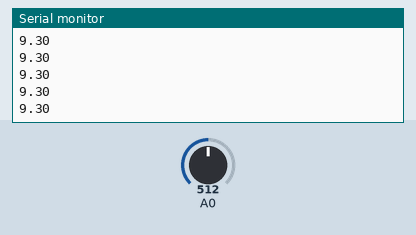
The sketch below on a simulated Arduino Uno, built with avr-gcc and run on an emulated ATmega328P. On the bench: the last lines printed to the serial monitor. The inputs (shaded band) are chosen by the test bench; at power-on: A0 = 512.

Above: at 1.2 s.
1.3 s: A0 set to 716
At 1.31 s:
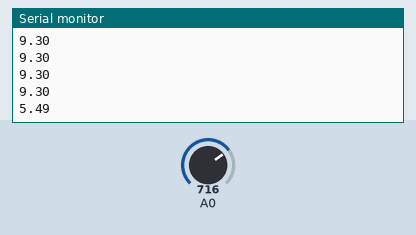
2.8 s: A0 set to 900
At 2.82 s:
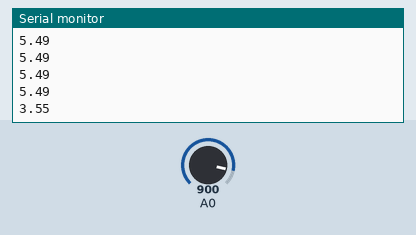
Timing chart, 0 to 5.8 s (numbered marks = the images above; inputs shaded):
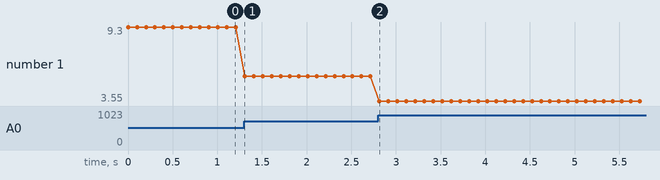

Measured:
- after the input at 1.3 s, the serial monitor: prints a new line at once (image 1)
- after the input at 2.8 s, the serial monitor: prints a new line at once (image 2)
- plotted number 1: 9.3 → 5.49 after the input at 1.3 s, 5.49 → 3.55 after the input at 2.8 s

The sketch:

SHARP_input.ino
```cpp
#include <Arduino.h>

int count=1,flag=0,value;
float avg,sum=0,val;

void setup()
{
  // put your setup code here, to run once:
  pinMode(A0,INPUT);
  Serial.begin(9600);
}

void loop()
{
  // put your main code here, to run repeatedly:
  val=analogRead(A0);
  val=(6768/(val-3))-4;
  Serial.println(val);
  delay(100);
  /*
  flag=1;
  if(count<=100)
  {
    flag=0;
    sum=sum+val;
    count++;
  }
  if(flag==1)
  {
    avg=sum/100;
    Serial.println(avg);
    sum=0;
    count=1;
  }*/
}
```
